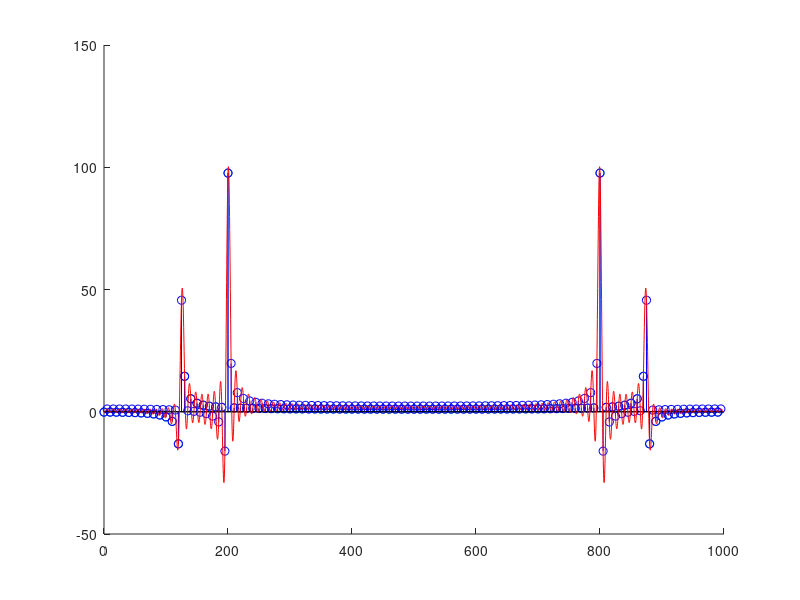
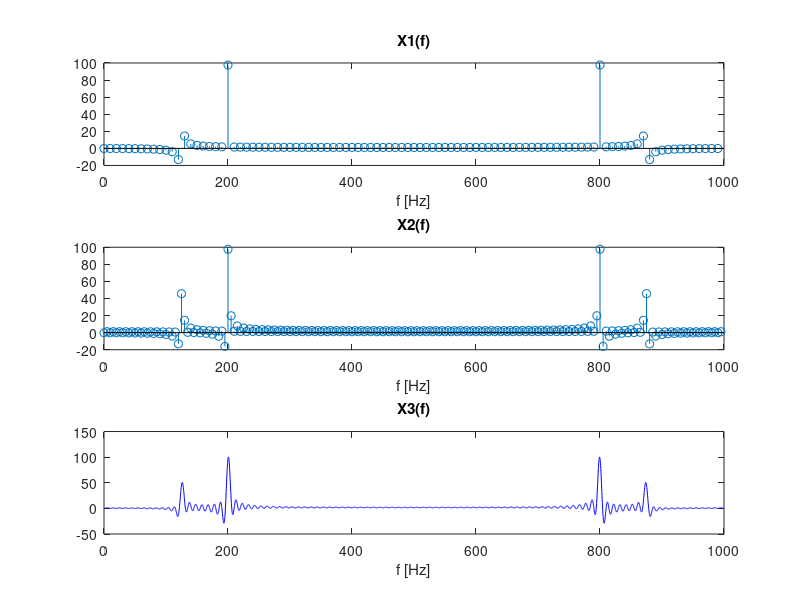
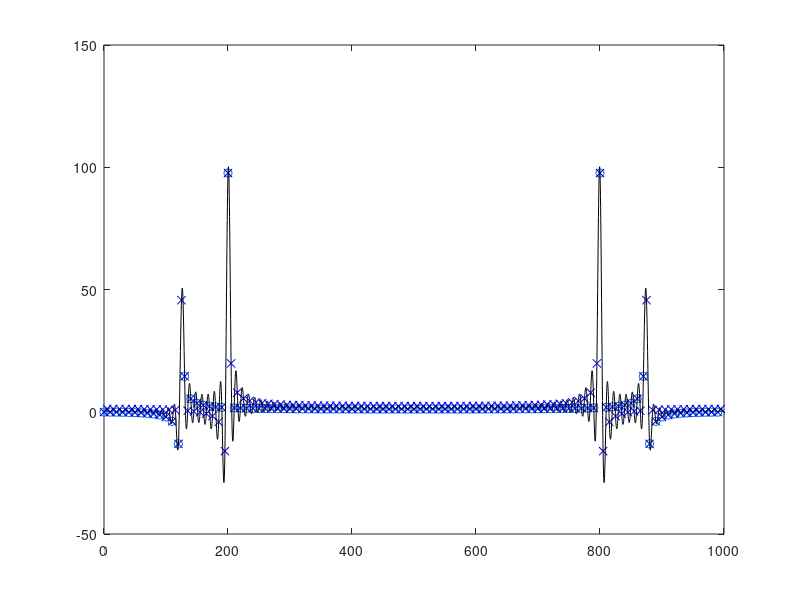
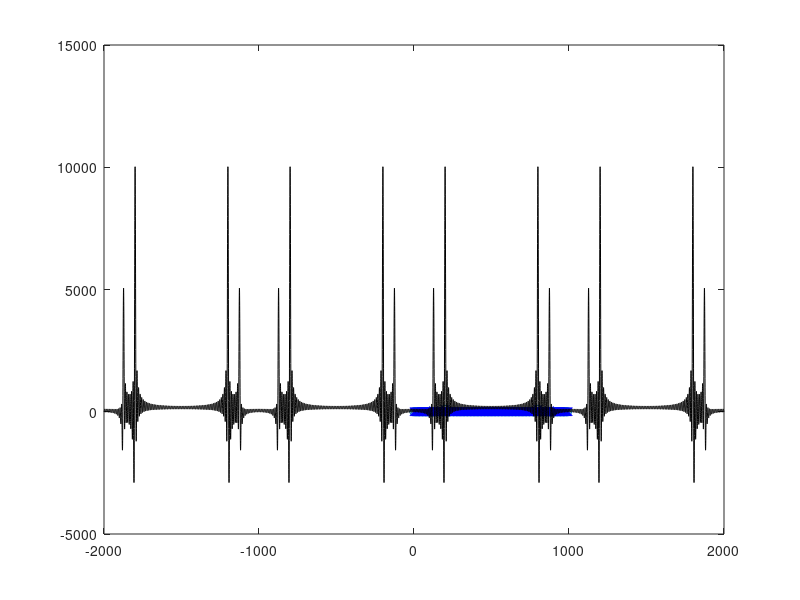

Reproduce these figures in MATLAB, in order.
%% DtFT
clear all; close all; clc;

N = 100;
n = 0:N-1;
k = 0:N-1;
A = 1/N * exp(-j*2*pi/N*k'*n);

A1 = 100;   A2 = 200;               % Amplitude
f1 = 125;   f2 = 200;               % Frequency
fi1 = pi/7; fi2 = pi/11;            % Phase shift
fs = 1000;  t = 0:1/fs:(N-1)/fs;    % Sampling freq. and time vector

x = A1*cos(2*pi*f1*t + fi1) + A2*cos(2*pi*f2*t + fi2);  % Signal

X1 = A*x';   % Spectrum


%% Increse frequency resolution

M = 100;
xz = [x, zeros(1,M)];

X2 = fft(xz)./(N);

f = 0:0.25:1000;
X3 = sum(x'.*exp(-j*2*pi/fs*n'*f))/N;

fx1 = fs*(0:N-1)/N;
fx2 = fs*(0:N+M-1)/(N+M);
fx3 = f;

figure; hold on;
stem(fx1, X1);
stem(fx2, X2, 'b');
plot(fx3, X3, 'r');


%%
figure;
subplot(311); stem(fx1, X1); xlabel('f [Hz]'); title('X1(f)');
subplot(312); stem(fx2, X2); xlabel('f [Hz]'); title('X2(f)');
subplot(313); plot(fx3, X3, 'b-'); xlabel('f [Hz]'); title('X3(f)');


%% Plot

figure;
plot(fx1,X1,'o',fx2,X2,'bx',fx3,X3,'k-');


%% Change X3 frequency

f = -2*fs:0.25:2*fs;
fx3 = f;
X3 = sum(x'.*exp(-j*2*pi/fs*n'*f));
figure;
plot(fx1,X1,'o',fx2,X2,'bx',fx3,X3,'k-');